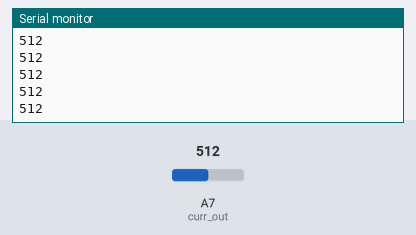
This sketch was run on a simulated Arduino Nano, built with avr-gcc and run on an emulated ATmega328P. On the bench: the last lines printed to the serial monitor. Inputs (shaded band) come from the test bench; at power-on: A7 (curr_out) = 512.

Above: at 1.2 s.
1.3 s: A7 (curr_out) set to 716
At 2.4 s:
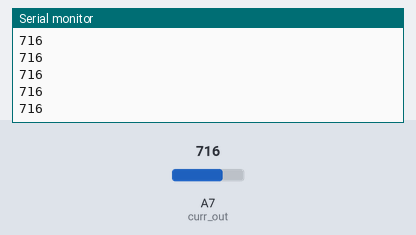
2.8 s: A7 (curr_out) set to 900
At 3.4 s:
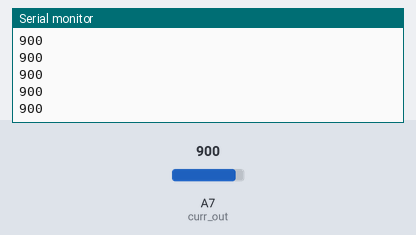
Timing chart, 0 to 5.8 s (numbered marks = the images above; inputs shaded):
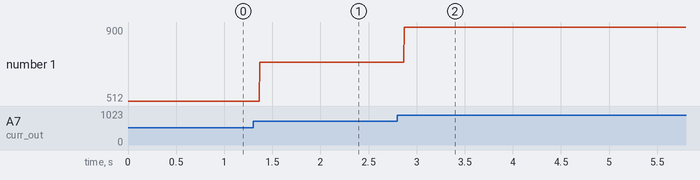

Measured:
- after the input at 1.3 s, the serial monitor: prints a new line after 0.07 s (image 1)
- after the input at 2.8 s, the serial monitor: prints a new line after 0.07 s (image 2)
- plotted number 1: 512 → 716 after the input at 1.3 s, 716 → 900 after the input at 2.8 s

The sketch:

current_sensor.ino
```cpp
#define curr_out A7

int check;

void setup() {
  Serial.begin(9600);
  pinMode(curr_out,INPUT);
}

void loop() {
  check = analogRead(curr_out);
  Serial.println(check);
}
```
